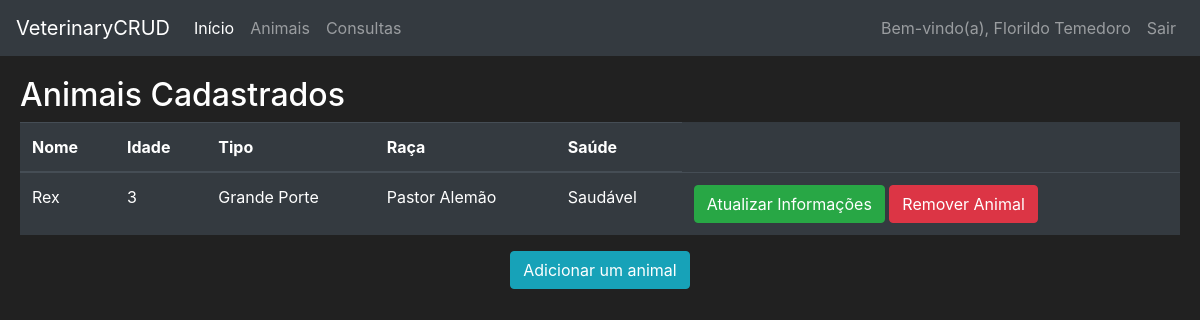
The page /animals (signed in) on the database as committed earlier.
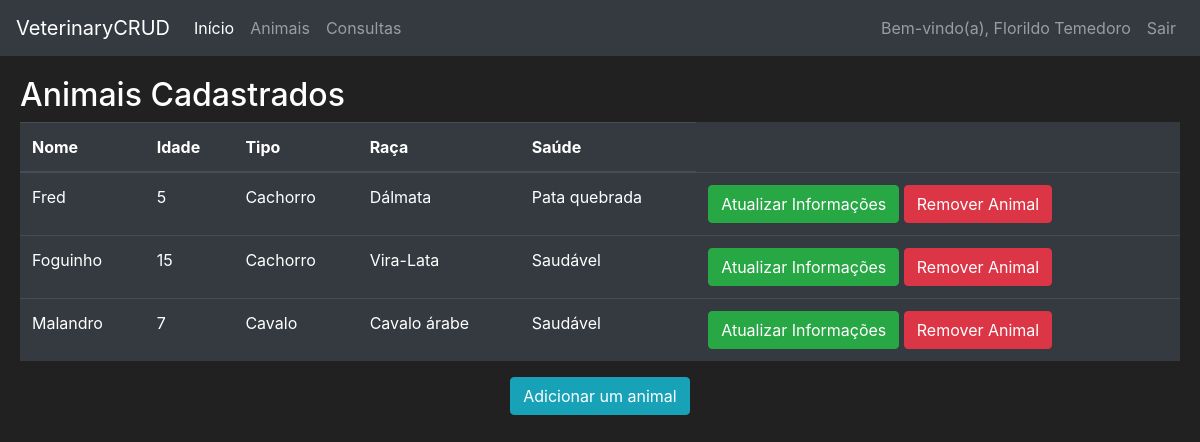
The same page on the database as committed later.
### veterinary/models.py (models this page shows, shortened)
class Animal(db.Model):
    id = db.Column(db.Integer(), primary_key=True)
    name = db.Column(db.String(length=20), nullable=False)
    age = db.Column(db.Integer(), nullable=False)
    type = db.Column(db.String(length=15), nullable=False)
    race = db.Column(db.String(length=20), nullable=False)
    health = db.Column(db.String(length=30), nullable=False)
    client_login = db.Column(db.String(length=10), db.ForeignKey('user.login'), nullable=False)
    consultations = db.relationship('Consultation', backref='animal', lazy=True)
    def has_consults(self):
        return Consultation.query.filter_by(animal_id=self.id).first() is not None

### veterinary/routes.py (the view, shortened to what this page needs)
@app.route('/animals', methods=['GET', 'POST'])
@login_required
def animals_page():
    update_animal_form = RegisterAnimalForm()
    register_animal_form = RegisterAnimalForm()
    delete_animal_form = ConfirmForm()
    update_health_form = UpdateHealthForm()
    if request.method == "GET":
        if current_user.is_client():
            animals = Animal.query.filter_by(client_login=current_user.login)
        elif current_user.is_veterinarian():
            animals = Animal.query.all()
        return render_template('animals.html',
                               animals=animals,
                               update_animal_form=update_animal_form,
                               register_animal_form=register_animal_form,
                               delete_animal_form=delete_animal_form,
                               update_health_form=update_health_form,
                               User=User)

### veterinary/forms.py (called while the page is built)
    def insert_default(self, animal):
        self.name.default = animal.name
        self.age.default = animal.age
        self.type.default = animal.type
        self.race.default = animal.race

### veterinary/models.py (called while the page is built)
@login_manager.user_loader
def load_user(user_login):
    return User.query.get(user_login)

    def is_client(self):
        return self.user_type == 'client'

    def is_veterinarian(self):
        return self.user_type == 'veterinarian'

### veterinary/templates/animals.html (shortened to what this page needs)
{% extends 'base.html' %}
{% block content %}
<div class="row" style="margin-top:20px; margin-left:20px; margin-right:20px">
    <h2>Animais Cadastrados</h2>
    <br>
    <table class="table table-hover table-dark">
        <thead>
            <tr>
                <th scope="col">Nome</th>
                <th scope="col">Idade</th>
                <th scope="col">Tipo</th>
                <th scope="col">Raça</th>
                <th scope="col">Saúde</th>
            </tr>
        </thead>
        <tbody>
        {% for animal in animals %}
        <tr>
            <td>{{ animal.name }}</td>
            <td>{{ animal.age }}</td>
            <td>{{ animal.type }}</td>
            <td>{{ animal.race }}</td>
            <td>{{ animal.health }}</td>
            <td>
                {% if current_user.is_client() %}
                    <button class="btn btn-outline btn-success" data-toggle="modal"
                            data-target="#Modal-UpdateInfo-{{ animal.id }}">Atualizar Informações
                    </button>
                    <button class="btn btn-outline btn-danger" data-toggle="modal"
                            data-target="#Modal-DeleteAnimal-{{ animal.id }}">Remover Animal
                    </button>
                {% else %}
                    <button class="btn btn-outline btn-success" data-toggle="modal"
                            data-target="#Modal-UpdateHealth-{{ animal.id }}">Atualizar Saúde
                    </button>
                {% endif %}
            </td>
        </tr>
        {% endfor %}
        </tbody>
    </table>
    <div class="container">
        {% if current_user.is_client() %}
            <div class="row justify-content-md-center">
                <button class="btn btn-outline btn-info" data-toggle="modal"
                        data-target="#Modal-AddIAnimal">Adicionar um animal
                </button>
            </div>
        {% endif %}
    </div>
</div>
{% endblock %}

Rows that differ between the two databases and show on the page:
removed Animal: name "Rex", age "3", type "Grande Porte", race "Pastor Alemão", health "Saudável"
added Animal: name "Fred", age "5", type "Cachorro", race "Dálmata", health "Pata quebrada"
added Animal: name "Foguinho", age "15", type "Cachorro", race "Vira-Lata", health "Saudável"
added Animal: name "Malandro", age "7", type "Cavalo", race "Cavalo árabe", health "Saudável"
